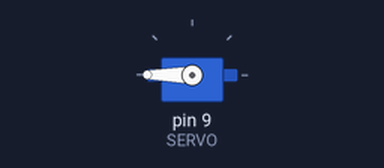
The sketch below on a simulated Arduino Uno, built with avr-gcc and run on an emulated ATmega328P. On the bench: servo.

Above: at 0.05 s.
Timing chart, 0 to 4.6 s (numbered marks = the images above):
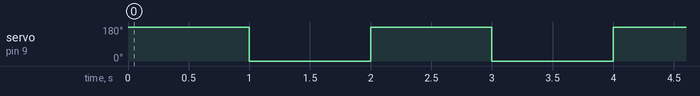

Measured:
- by itself, servo on pin 9 (SERVO): alternates 180° for 1.0 s and 0° for 1.0 s

The sketch:

ex4_1.ino
```cpp
#include<Servo.h>

int SERVO = 9;
Servo myservo;

void setup() {
  myservo.attach(SERVO);
  myservo.write(0);
}

void loop() {
 myservo.write(180);
 delay(1000);
 myservo.write(0);
 delay(1000);

}
```
